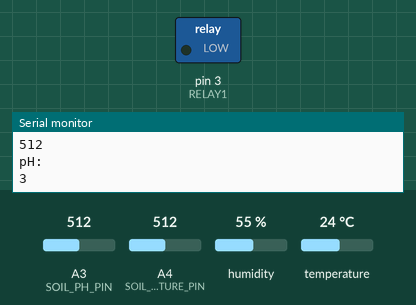
The sketch below on a simulated Arduino Uno, built with avr-gcc and run on an emulated ATmega328P. Shown: switched loads named in the sketch (green lamp = pin HIGH), the last lines printed to the serial monitor. The inputs (shaded band) are chosen by the test bench; at power-on: A4 (SOIL_MOISTURE_PIN) = 512, A3 (SOIL_PH_PIN) = 512, humidity 55 %, temperature 24 °C. No radio packets arrive unless stated.

Above: at 1.9 s.
2.0 s: A4 (SOIL_MOISTURE_PIN) set to 484
At 2.6 s:
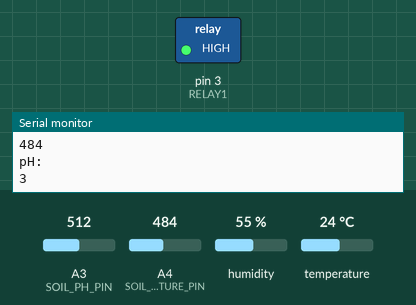
3.7 s: A4 (SOIL_MOISTURE_PIN) set to 510
At 5.6 s:
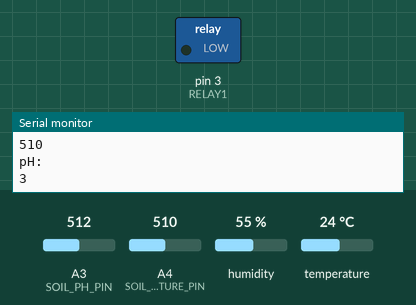
5.9 s: A4 (SOIL_MOISTURE_PIN) set to 490
At 7.6 s:
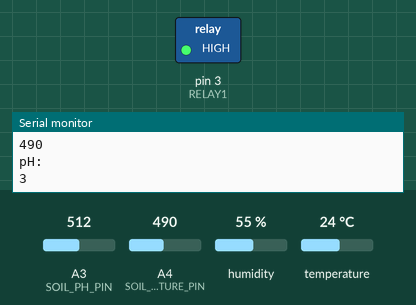
Timing chart, 0 to 9.1 s (numbered marks = the images above; inputs shaded):
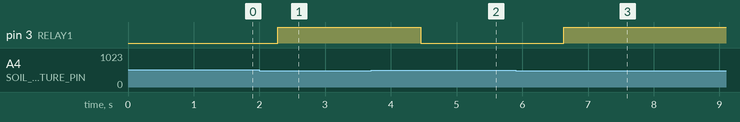

The sketch:

LoRa_Sender.ino
```cpp
#include <SPI.h>
#include <LoRa.h>
#include <DFRobot_DHT11.h>

DFRobot_DHT11 DHT;

#define DHT11_PIN 5
#define SOIL_PH_PIN A3
#define SOIL_MOISTURE_PIN A4
#define RELAY1 3

int moist_read, ph_read, temp, humi;

void setup() {
  Serial.begin(9600);
  while (!Serial);

  Serial.println("LoRa Sender");

  if (!LoRa.begin(433E6)) {
    Serial.println("Starting LoRa failed!");
    while (1);
  }

  pinMode(RELAY1, OUTPUT);
}

void loop() {
  // Read from DHT11
  DHT.read(DHT11_PIN);
  temp = DHT.temperature;
  humi = DHT.humidity;

  // Read soil moisture and pH
  moist_read = analogRead(SOIL_MOISTURE_PIN);
  ph_read = analogRead(SOIL_PH_PIN);
  ph_read = map(ph_read, 1023, 0, 0, 7);  // adjust based on calibration

  // Send packet via LoRa
  LoRa.beginPacket();

  Serial.println("Humidity:");
  Serial.println(humi);
  Serial.println("Temperature:");
  Serial.println(temp);
  Serial.println("Moisture:");
  Serial.println(moist_read);
  Serial.println("pH:");
  Serial.println(ph_read);

  LoRa.print("A"); LoRa.print(temp); LoRa.print("#");
  LoRa.print("B"); LoRa.print(humi); LoRa.print("#");
  LoRa.print("C"); LoRa.print(ph_read); LoRa.print("#");
  LoRa.print("D"); LoRa.print(moist_read); LoRa.print("#");

  LoRa.endPacket();

  // Control relay based on moisture level
  if (moist_read > 500) {
    digitalWrite(RELAY1, LOW);  // turn OFF pump
  } else {
    digitalWrite(RELAY1, HIGH); // turn ON pump
  }

  delay(1000); // 1 second delay
}
```

Measured:
- the behaviour switches between 501 and 500 on A4 (SOIL_MOISTURE_PIN) (found by bisection; images 0 and 1)
- after the input at 2.0 s, pin 3 (RELAY1): LOW → HIGH after 0.28 s
- after the input at 3.7 s, pin 3 (RELAY1): HIGH → LOW after 0.75 s
- after the input at 5.9 s, pin 3 (RELAY1): LOW → HIGH after 0.73 s
